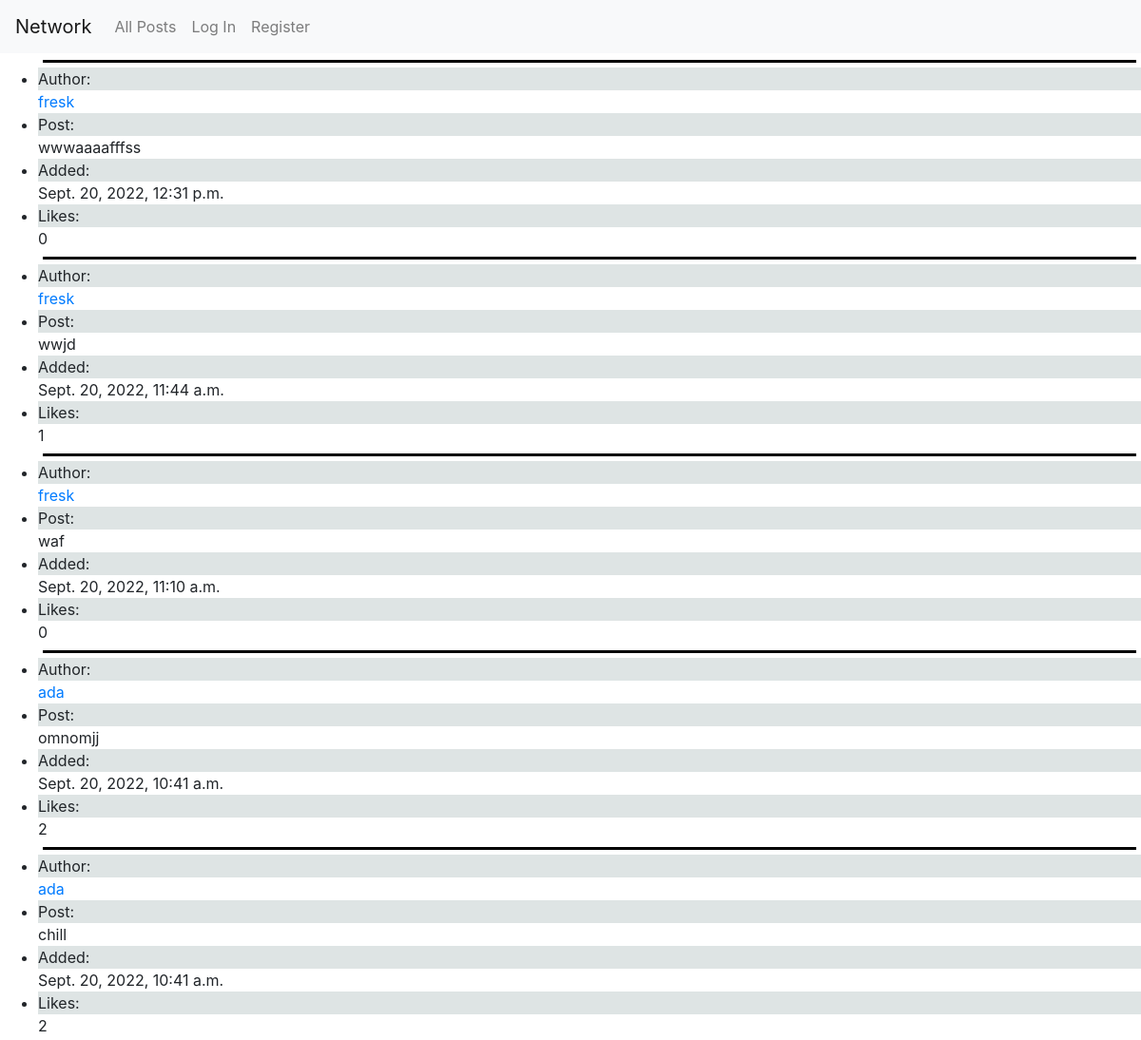
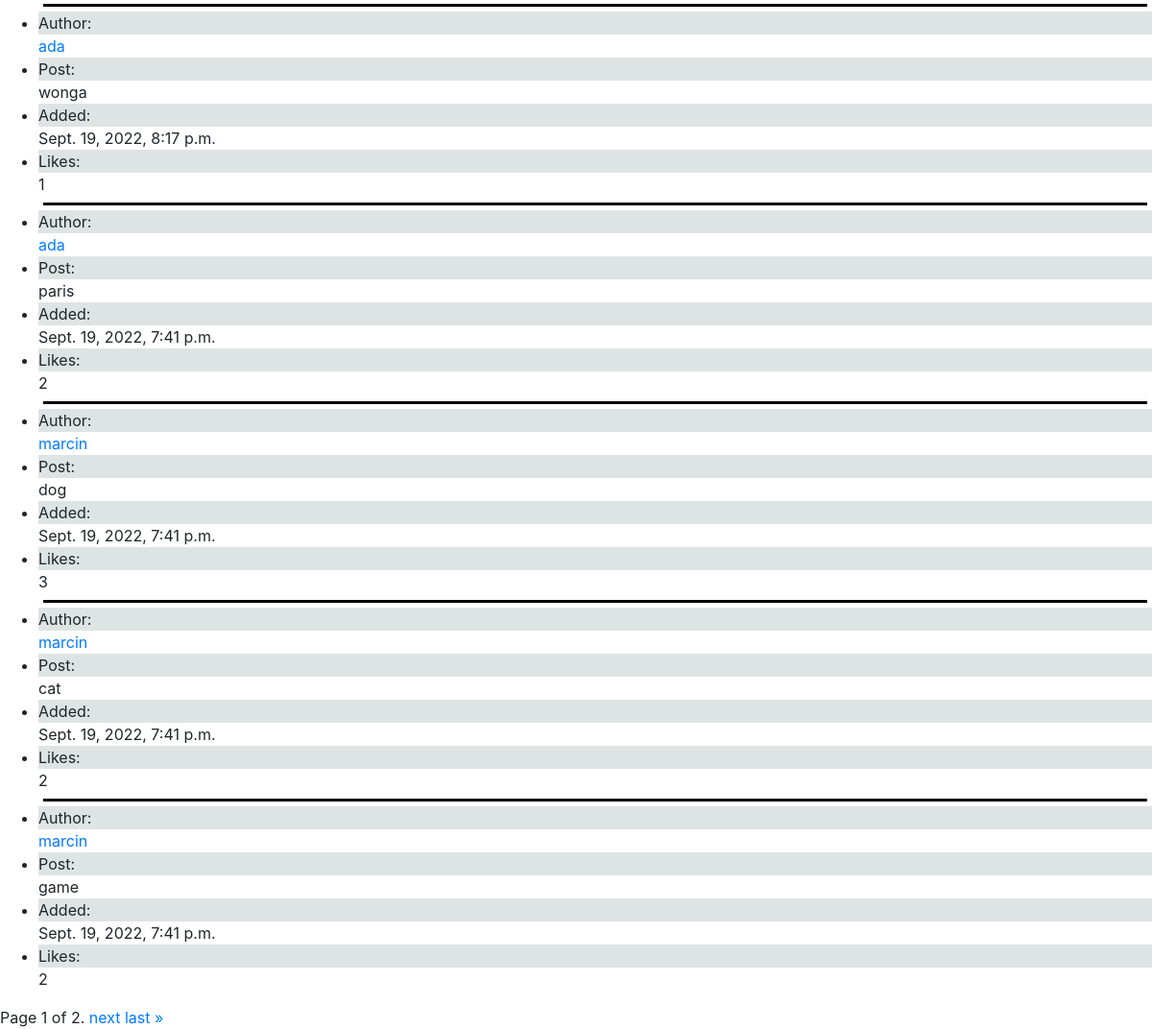
/?page=1, run on the app's committed database (2 pictures, top to bottom).
### network/models.py (models this page shows, shortened)
class New_post(models.Model):
    poster = models.ForeignKey(User, on_delete=models.CASCADE, related_name="poster")
    post = models.TextField(max_length=500)
    date = models.DateTimeField(auto_now_add=True)
    likes = models.IntegerField(default=0)
    u_likes = models.ManyToManyField(User, blank=True, related_name="u_likes")

class User(AbstractUser):
    followers_number = models.IntegerField(default=0)
    following_number = models.IntegerField(default=0)
    followers = models.ManyToManyField("self", blank=True, symmetrical=False, related_name="u_followers")
    following = models.ManyToManyField("self", blank=True,  symmetrical=False, related_name="u_following")

### network/views.py (the view)
# urls.py: path("", views.index, name="index"),
def index(request):
    posts = list(reversed(New_post.objects.all()))
    paginator = Paginator(posts, 10)
    page_number = request.GET.get('page')
    page_obj = paginator.get_page(page_number)
    return render(request, "network/index.html", {
        "page_obj": page_obj,
        "page_number": page_number
    })

### network/templates/network/index.html (shortened to what this page needs)
{% extends "network/layout.html" %}
{% load static %}
{% block body %}
    <ul id="page{{ page_obj.number }}">
        {% for post in page_obj %}
            <div class="line"></div>
            <div>
                <li>
                    <div class="grey">Author:</div>
                    <a href="{% url 'profile' post.poster.id %}">{{ post.poster }}</a>
                </li>
                <div class="post" id="post_{{ post.id }}">
                    <li>
                        <div class="grey">Post:</div><div id="hid_{{ post.id }}">{{ post.post }}</div>
                    </li>
                </div>
                <li><div class="grey">Added:</div>{{ post.date }}</li>
                <li><div class="grey">Likes:</div><div id="likes_{{ post.id }}">{{ post.likes }}</li></div>
                {% empty %}
                <li>No current posts</li>
            </div>
            {% endfor %}
    </ul>
    <div class="pagination">
        <span class="step-links">
            <span class="current">
                Page {{ page_obj.number }} of {{ page_obj.paginator.num_pages }}.
            </span>
            {% if page_obj.has_next %}
                <a href="?page={{ page_obj.next_page_number }}">next</a>
                <a href="?page={{ page_obj.paginator.num_pages }}">last &raquo;</a>
            {% endif %}
        </span>
    </div>
{% endblock %}

### network/static/network/styles.css (style rules this page uses)
.line { border-bottom: 3px solid black; height: 5px; margin: 5px; }
.grey { background-color: rgba(210, 218, 218, 0.733); }

### data on the page
New_post: poster "fresk", post "wwwaaaafffss", date "Sept. 20, 2022, 12:31 p.m.", likes "0"
New_post: poster "fresk", post "wwjd", date "Sept. 20, 2022, 11:44 a.m.", likes "1"
New_post: poster "fresk", post "waf", date "Sept. 20, 2022, 11:10 a.m.", likes "0"
New_post: poster "ada", post "omnomjj", date "Sept. 20, 2022, 10:41 a.m.", likes "2"
New_post: poster "ada", post "chill", date "Sept. 20, 2022, 10:41 a.m.", likes "2"
New_post: poster "ada", post "wonga", date "Sept. 19, 2022, 8:17 p.m.", likes "1"
New_post: poster "ada", post "paris", date "Sept. 19, 2022, 7:41 p.m.", likes "2"
New_post: poster "marcin", post "dog", date "Sept. 19, 2022, 7:41 p.m.", likes "3"
New_post: poster "marcin", post "cat", date "Sept. 19, 2022, 7:41 p.m.", likes "2"
New_post: poster "marcin", post "game", date "Sept. 19, 2022, 7:41 p.m.", likes "2"

### other printed values
{{ page_obj.number }} "1"
{{ page_obj.paginator.num_pages }} "2"
